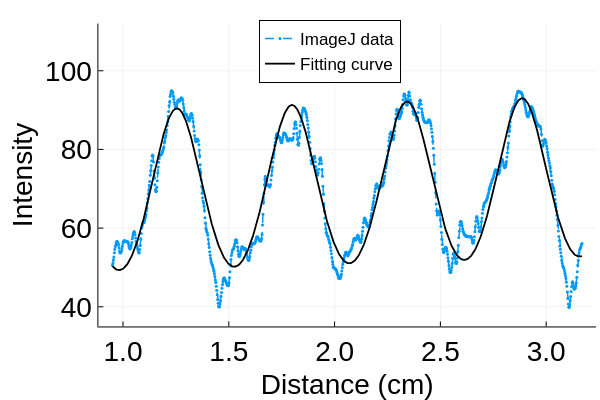

The notebook cell this image was saved under:
### Code cell
x = A[2:end,1]
y = A[2:end,2];
ind = findall(x->x>=0.95 && x<=3.17, x)
x=x[ind]
y=y[ind]
plot(x,y, label="ImageJ data", lw=1.5, ls=:dash, marker=:circle, ms=1.5, msw=0.0, guidefontsize=20, tickfontsize=20, legendfontsize=12)
plot!(x, model(x, fit.param), label="Fitting curve", c=:black, lw=1.8, legend=:top)
#plot!(x, model(x,p0))
xlabel!("Distance (cm)")
ylabel!("Intensity")
ylims!(35,112)

### Figure 1 — Plotly figure (JSON) as saved in the notebook; plotly's stock layout.template omitted (floating-point values rounded to 4 significant figures; data arrays with more than 128 entries replaced by an {"elided": "..."} marker saying what was removed)
{"data": [{"colorbar": {"len": 0.8414, "title": "", "x": 0.9934, "y": 0.5694}, "legendgroup": "ImageJ data", "line": {"color": "rgba(0, 154, 250, 1.000)", "dash": "dash", "shape": "linear", "width": 1.5}, "marker": {"color": "rgba(0, 154, 250, 1.000)", "line": {"color": "rgba(0, 0, 0, 1.000)", "width": 0}, "size": 3, "symbol": "circle"}, "mode": "lines+markers", "name": "ImageJ data", "showlegend": true, "type": "scatter", "x": {"elided": "996 float values"}, "xaxis": "x", "y": {"elided": "996 float values"}, "yaxis": "y"}, {"colorbar": {"len": 0.8414, "title": "", "x": 0.9934, "y": 0.5694}, "legendgroup": "Fitting curve", "line": {"color": "rgba(0, 0, 0, 1.000)", "dash": "solid", "shape": "linear", "width": 1.8}, "mode": "lines", "name": "Fitting curve", "showlegend": true, "type": "scatter", "x": {"elided": "996 float values"}, "xaxis": "x", "y": {"elided": "996 float values"}, "yaxis": "y"}], "layout": {"annotations": [], "height": 400, "legend": {"bgcolor": "rgba(255, 255, 255, 1.000)", "bordercolor": "rgba(0, 0, 0, 1.000)", "borderwidth": 1, "font": {"color": "rgba(0, 0, 0, 1.000)", "family": "sans-serif", "size": 17}, "title": {"font": {"color": "rgba(0, 0, 0, 1.000)", "family": "sans-serif", "size": 15}, "text": ""}, "tracegroupgap": 0, "traceorder": "normal", "x": 0.55, "xanchor": "center", "y": 1, "yanchor": "top"}, "margin": {"b": 20, "l": 0, "r": 0, "t": 20}, "paper_bgcolor": "rgba(255, 255, 255, 1.000)", "plot_bgcolor": "rgba(255, 255, 255, 1.000)", "showlegend": true, "width": 600, "xaxis": {"anchor": "y", "domain": [0.164, 0.9934], "gridcolor": "rgba(0, 0, 0, 0.100)", "gridwidth": 0.5, "linecolor": "rgba(0, 0, 0, 1.000)", "mirror": false, "range": [0.8835, 3.236], "showgrid": true, "showline": true, "showticklabels": true, "tickangle": 0, "tickcolor": "rgb(0, 0, 0)", "tickfont": {"color": "rgba(0, 0, 0, 1.000)", "family": "sans-serif", "size": 28}, "tickmode": "array", "ticks": "inside", "ticktext": ["1.0", "1.5", "2.0", "2.5", "3.0"], "tickvals": [1, 1.5, 2, 2.5, 3], "title": "Distance (cm)", "titlefont": {"color": "rgba(0, 0, 0, 1.000)", "family": "sans-serif", "size": 28}, "type": "-", "visible": true, "zeroline": false, "zerolinecolor": "rgba(0, 0, 0, 1.000)"}, "yaxis": {"anchor": "x", "domain": [0.1487, 0.9902], "gridcolor": "rgba(0, 0, 0, 0.100)", "gridwidth": 0.5, "linecolor": "rgba(0, 0, 0, 1.000)", "mirror": false, "range": [35, 112], "showgrid": true, "showline": true, "showticklabels": true, "tickangle": 0, "tickcolor": "rgb(0, 0, 0)", "tickfont": {"color": "rgba(0, 0, 0, 1.000)", "family": "sans-serif", "size": 28}, "tickmode": "array", "ticks": "inside", "ticktext": ["40", "60", "80", "100"], "tickvals": [40, 60, 80, 100], "title": "Intensity", "titlefont": {"color": "rgba(0, 0, 0, 1.000)", "family": "sans-serif", "size": 28}, "type": "-", "visible": true, "zeroline": false, "zerolinecolor": "rgba(0, 0, 0, 1.000)"}}}
